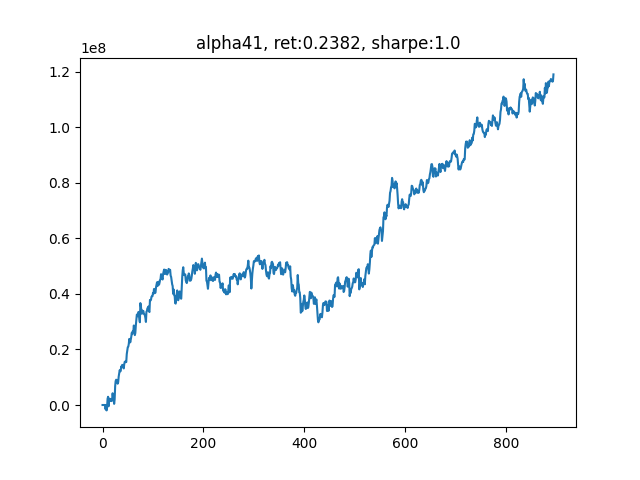

This figure's Python source:
'''
v_1.4
alpha101单因子测试
'''

from __future__ import print_function
import logging


import os
import time
import numpy as np
import pandas as pd
import matplotlib.pyplot as plt

import scipy.optimize as sco
from sklearn import preprocessing
from sklearn.linear_model import LinearRegression

import multiprocessing as mp
from concurrent.futures import ProcessPoolExecutor, as_completed



import warnings
warnings.filterwarnings("ignore")



############################ Define our factors ####################################### 
def RSIIndividual(data):
    t = 6                           # 需要6天的历史数据
    close = np.array(data)[:, 5]    # 股票N天的close数据
    delta = np.diff(close)     

    delta = pd.Series(delta)
    up, down = delta.copy(), delta.copy()
    up[up < 0] = 0
    down[down > 0] = 0
    roll_up1 = up.ewm(span=5).mean()                      # 上涨天数的指数移动平均
    roll_down1 = down.abs().ewm(span=5).mean()            # 下跌天数的指数移动平均
    RS1 = roll_up1 / roll_down1
    RSI1 = 100.0 - (100.0 / (1.0 + RS1))

    return -RSI1.iloc[-1]


def SixDayRS(data):
    '''
    六日收益率反转
    '''
    t = 6                           # 需要6天的历史数据
    close = np.array(data)[:, 5]    # 股票N天的close数据    
    return -(close[-1]/close[-t] - 1) 

def MOM(data):
    t = 6                           # 需要6天的历史数据
    close = np.array(data)[:, 5]    # 股票N天的close数据
    delta = np.diff(close)     

    delta = pd.Series(delta)
    up, down = delta.copy(), delta.copy()
    up[up < 0] = 0
    down[down > 0] = 0
    roll_up1 = up.ewm(span=5).mean()                      # 上涨天数的指数移动平均
    roll_down1 = down.abs().ewm(span=5).mean()            # 下跌天数的指数移动平均
    RS1 = roll_up1 / roll_down1
    RSI1 = 100.0 - (100.0 / (1.0 + RS1))

    six_day_rs = -(close[-1]/close[-t] - 1) 

    return (-RSI1.iloc[-1] + six_day_rs)/2

def Size(data):
    '''
    市值（收盘价近似代替）
    '''
    t = 6                                   # 需要6天的历史数据
    close = np.array(data)[:, 5]            # 股票N天的close数据
    size = np.log(close)         # 按行求均值
    size = pd.Series(size)
    size = size.rolling(window=5).mean()

    return -size.iloc[-1]


def VolumePct(data):
    '''
    成交量变化率
    '''
    t = 6                                      # 需要6天的历史数据
    volume = np.array(data)[:, 6]              # 股票N天的volume数据
    
    volume = pd.Series(volume)
    # v_pct = np.abs(volume.pct_change(1))
    v_pct = volume.pct_change(3)
    v_pct = v_pct.rolling(window=5).mean()
    return -v_pct.iloc[-1]

###############################   Alpha 101   ##############################
def Alpha6(data):
    _open = pd.Series(np.array(data)[:, 2])                # 开盘价
    volume = pd.Series(np.array(data)[:, 6])              # 股票N天的volume数据
    alpha6 = _open.rolling(window=10).corr(volume)
    return -1*alpha6.iloc[-1]

def Alpha7(data):
    close = pd.Series(np.array(data)[:, 5])
    amount = pd.Series(np.array(data)[:, 7])              # 股票N天的amount数据
    mean_amount = amount.rolling(window=5).mean().iloc[-1]
    if mean_amount<amount.iloc[-1]:
        delta = close.diff(3).abs().iloc[-10:]
        delta_rank = delta.rank()
        return -1*delta_rank.iloc[-1]*np.sign(delta.iloc[-1])
    else:
        return -1

def Alpha12(data):
    close = pd.Series(np.array(data)[:, 5])
    amount = pd.Series(np.array(data)[:, 7])              # 股票N天的amount数据
    _sign = np.sign(amount.diff(1).iloc[-1])
    delta = close.diff(1)
    return -1*_sign*delta.iloc[-1]

def Alpha23(data):
    high = pd.Series(np.array(data)[:, 3])
    _mean = high.rolling(10).mean()
    _delta = high.diff(2)
    if _mean.iloc[-1]<high.iloc[-1]:
        return -1*_delta.iloc[-1]
    else:
        return 0

def Alpha26(data):
    high = pd.Series(np.array(data)[:, 3])[-10:]
    amount = pd.Series(np.array(data)[:, 7])[-10:]
    high_rank = high.rank()
    amount_rank = amount.rank()
    _corr = amount_rank.rolling(window=5).corr(high_rank)
    res = _corr.rolling(window=3).max()

    return -1*res.iloc[-1]

def Alpha28(data):
    high = pd.Series(np.array(data)[:, 3])
    low = pd.Series(np.array(data)[:, 4])
    close = pd.Series(np.array(data)[:, 5])
    amount = pd.Series(np.array(data)[:, 7])
    adv10 = amount.rolling(window=10).mean().fillna(0)
    _corr = adv10.rolling(window=5).corr(low).fillna(0)
    _scale = _corr+(high+low)/2-close
    _scale /= _scale.abs().sum()
    
    return _scale.iloc[-1]

def Alpha41(data):
    high = np.array(data)[:, 3][-1]
    low = np.array(data)[:, 4][-1]
    volume = np.array(data)[:, 6][-1]
    amount = np.array(data)[:, 7][-1]

    return np.sqrt(high*low) - amount/volume

###############################   并行计算因子   ##############################
def each_task(_key, _array):
    factors = []
    # factors.append(RSIIndividual(_array))
    # factors.append(SixDayRS(_array))
    # factors.append(Size(_array))
    # factors.append(VolumePct(_array))
    factors.append(Alpha41(_array))
    return (_key, factors)

def mp_task(batch, data):
    res = []
    for _key in batch:
        res.append(each_task(_key, data[_key]))
    return res

def _batch(stock_list):
    num_of_stock = len(stock_list)
    batch_size = num_of_stock // os.cpu_count()
    for i in range(0, num_of_stock, batch_size):
        yield stock_list[i: i+batch_size]

###############################   回归法估计因子权重   ##############################
def factor_regression(factors_record, pct_record, i):
    X = factors_record[-(i+2)]
    X[np.isnan(X)] = 0
    Y = pct_record[-i]
    Y[np.isnan(Y)] = 0
    reg = LinearRegression()
    # print("X", X)
    # print("Y", Y)
    reg.fit(X,Y)   
    factor_weight = list(reg.coef_)
    factor_weight.append(reg.intercept_)
    
    return factor_weight

###############################   有效前沿计算个股权重   ##############################
def portfolio_annualised_performance(weights, mean_returns, cov_matrix):
    returns = np.sum(mean_returns*weights ) *252
    std = np.sqrt(np.dot(weights.T, np.dot(cov_matrix, weights))) * np.sqrt(252)
    return std, returns

def neg_sharpe_ratio(weights, mean_returns, cov_matrix, risk_free_rate):
    p_var, p_ret = portfolio_annualised_performance(weights, mean_returns, cov_matrix)
    return -(p_ret - risk_free_rate) / p_var

def max_sharpe_ratio(mean_returns, cov_matrix, risk_free_rate):
    num_assets = len(mean_returns)
    args = (mean_returns, cov_matrix, risk_free_rate)
    constraints = ({'type': 'eq', 'fun': lambda x: np.sum(x) - 1})
    bound = (0.0,1.0)
    bounds = tuple(bound for asset in range(num_assets))
    result = sco.minimize(neg_sharpe_ratio, num_assets*[1./num_assets,], args=args,
                        method='SLSQP', bounds=bounds, constraints=constraints)
    return result

###############################   计算仓位收益率   ##############################
def calculate_pct(all_data, position, my_sequence):

    # t+2 和 t+1 的价差
    delta = all_data[all_data['Date'] == my_sequence+2]['Close'].values - \
            all_data[all_data['Date'] == my_sequence+1]['Close'].values

    profit = position @ delta
    return profit



# 因子或是回归最多利用过去10天的数据
MAX_NUM_RECORD = 10
num_of_holding = 100
leverage = 1
my_sequence = 0        # 当前日期
cur_capital = 5e8          # 初始资金
fee = 1.5e-4           # 手续费率

data = {}               # 储存一段时间的行情
yesterday_close = []    # 记录昨日收盘价，用于计算当日收益率
pct_record = []         # 记录每日收益率
factors_record = []     # 记录每日因子值
factors_weight = []     # 因子加权权重
capital_record = []     # 记录资金变动

file_name = r"./CONTEST_DATA_TEST_100_1.csv"
all_data = pd.read_csv(file_name, 
                    usecols=[0,1,2,3,4,5,6,7], 
                    names=['Date','Instrument','Open','High','Low','Close','Volume','Amount'])


daily_data = all_data[all_data['Date']==my_sequence].values
num_of_stock = daily_data.shape[0]
stock_list = np.arange(num_of_stock)

print(daily_data.shape)

# 每一支股票单独存在字典里
for i in range(num_of_stock):
    data[i] = []
    data[i].append(daily_data[i])

stock_batch = list(_batch(stock_list))
# print(stock_batch)

total_days = 900
mp.set_start_method('fork')

while(my_sequence<total_days-5):
    my_sequence += 1
    all_factors = [[]] * num_of_stock     # 每个股票的所有因子是一行
    
    start =  time.time()
    capital_record.append(cur_capital-5e8)
    print('current day: {}, current capital: {}......\n'.format(my_sequence, cur_capital))

    daily_data = all_data[all_data['Date']==my_sequence].values
    daily_data = daily_data[:, 0:8]
    today_close = daily_data[:, 5]                    # 当日收盘价
    if len(yesterday_close)>0:                        # 从第二天开始算起
        pct = (today_close - yesterday_close)/yesterday_close
        pct_record.append(pct)

    num_of_stock = daily_data.shape[0]
    stock_list = np.arange(num_of_stock)

    print(daily_data.shape)

    # 每一支股票单独存在字典里
    for i in range(num_of_stock):
        data[i].append(daily_data[i])

    use_time = time.time() - start
    print("Time of 🍦: ", round(use_time,2))

    if len(data[0]) >= 7:

        with ProcessPoolExecutor() as executor:
            futures = [executor.submit(mp_task, batch, data) for batch in stock_batch]
            for future in as_completed(futures):
                factors_batch = future.result()
                for i in range(len(factors_batch)):
                    _key, factors = factors_batch[i]
                    # print(_key, factors)
                    all_factors[_key] = factors

        # print(all_factors)
        print(len(all_factors))                                               # N * K

        use_time = time.time() - start
        print("Time of 🍎: ", round(use_time,2))

        all_factors = np.array(all_factors)
        all_factors[np.isnan(all_factors)] = 0                                # 处理空值
        all_factors[np.isinf(all_factors)] = 0                                # 处理无限值
        all_factors = preprocessing.scale(all_factors)              # 按列z-score标准化
        # all_factors = np.hstack(([[1]]*num_of_stock, all_factors))            # 每一行最左侧插入[1]
        factors_record.append(all_factors)                                    # T * N * (K)，储存一段时间的因子值，用于计算因子收益率
        num_of_factor = all_factors.shape[1]
        
        if len(factors_weight) == 0:
            final_factors = np.array(all_factors).mean(axis=1)
        else:
            final_factors = np.hstack((all_factors, [[1]]*num_of_stock)) @ np.array(factors_weight)
        
        use_time = time.time() - start
        print("Time of 🍌: ", round(use_time,2))

        _rank = np.argsort(np.argsort(final_factors))    # 0-499，多因子等权组合之后的排序值
        _pos = np.array([0]*num_of_stock)
        
        _buy_line = num_of_stock-num_of_holding/2
        _sell_line = num_of_holding/2
        _pos[_rank>=_buy_line] = 1
        _pos[_rank<_sell_line] = -1
        
        position = _pos * cur_capital * leverage / num_of_holding / today_close
        position[np.isnan(position)] = 0
        position = position.astype(int)
        print("len of position: ", len(position))
        # print(position)
        daily_profit = calculate_pct(all_data, position, my_sequence)
        cur_capital += daily_profit
        cur_capital *= (1-fee)          # 扣除手续费

        use_time = time.time() - start
        print("Time of 🍊: ", round(use_time,2))

        if len(factors_record) >= 10:
            # 其实只做了8次回归，取平均值
            factors_weight = []
            
            # with ProcessPoolExecutor() as executor:
            #     futures = [executor.submit(factor_regression, factors_record, pct_record, i+1) for i in range(len(factors_record)-2)]
            #     for future in as_completed(futures):
            #         factors_weight.append(future.result())
            
            # factors_weight = np.array(factors_weight).mean(axis=0)
            # factors_weight /= np.sum(factors_weight)

            # print("factors_weight: ", factors_weight)
            # if len(factors_record) >= 20: factors_record.pop(0)

        use_time = time.time() - start
        print("Time of 🍐: ", round(use_time,2))

        # 删除最老的一天的数据
        if len(data[0]) >= 20:
            for i in range(num_of_stock):
                data[i].pop(0)
        
        use_time = time.time() - start
        print("Time of 🍉: ", round(use_time,2))

    # use_time = time.time() - start
    # print("Time of posting position: %s", use_time)
    # time.sleep(0.1)
    
    yesterday_close = today_close

total_return = round(capital_record[-1]/5e8, 4)
daily_pct = pd.Series(capital_record)+5e8
daily_pct = daily_pct.pct_change()
sharpe = daily_pct.mean() / daily_pct.std() * np.sqrt(252)
sharpe = np.round(sharpe)

_name = 'alpha41'
plt.figure()
plt.plot(capital_record)
_title = "{}, ret:{}, sharpe:{}".format(_name, total_return, sharpe)
plt.title(_title)
plt.savefig('backtest_{}.png'.format(_name))

factors_record = np.array(factors_record)[:,:,0]
pd.DataFrame(factors_record).to_csv('factors_{}.csv'.format(_name))
